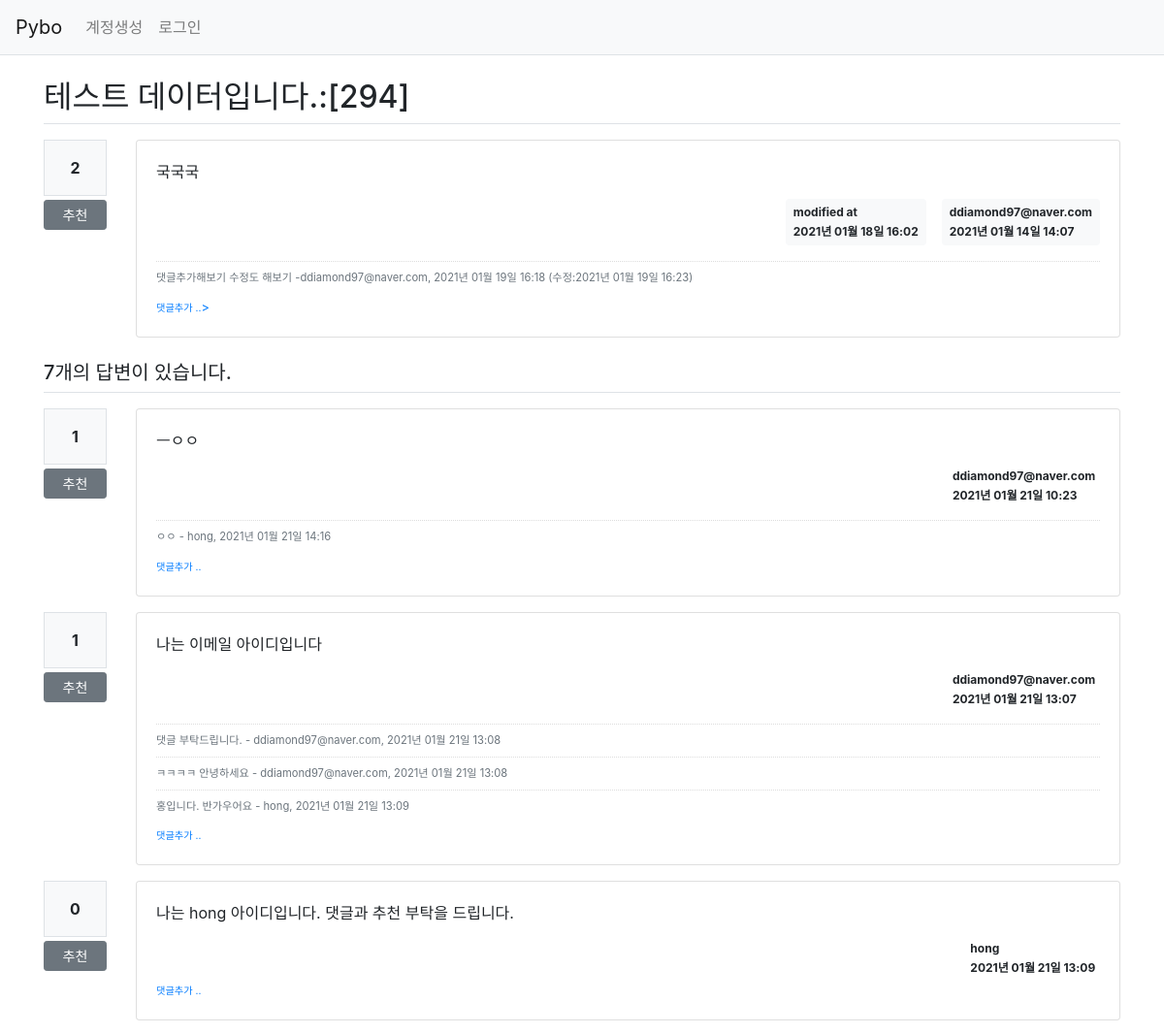
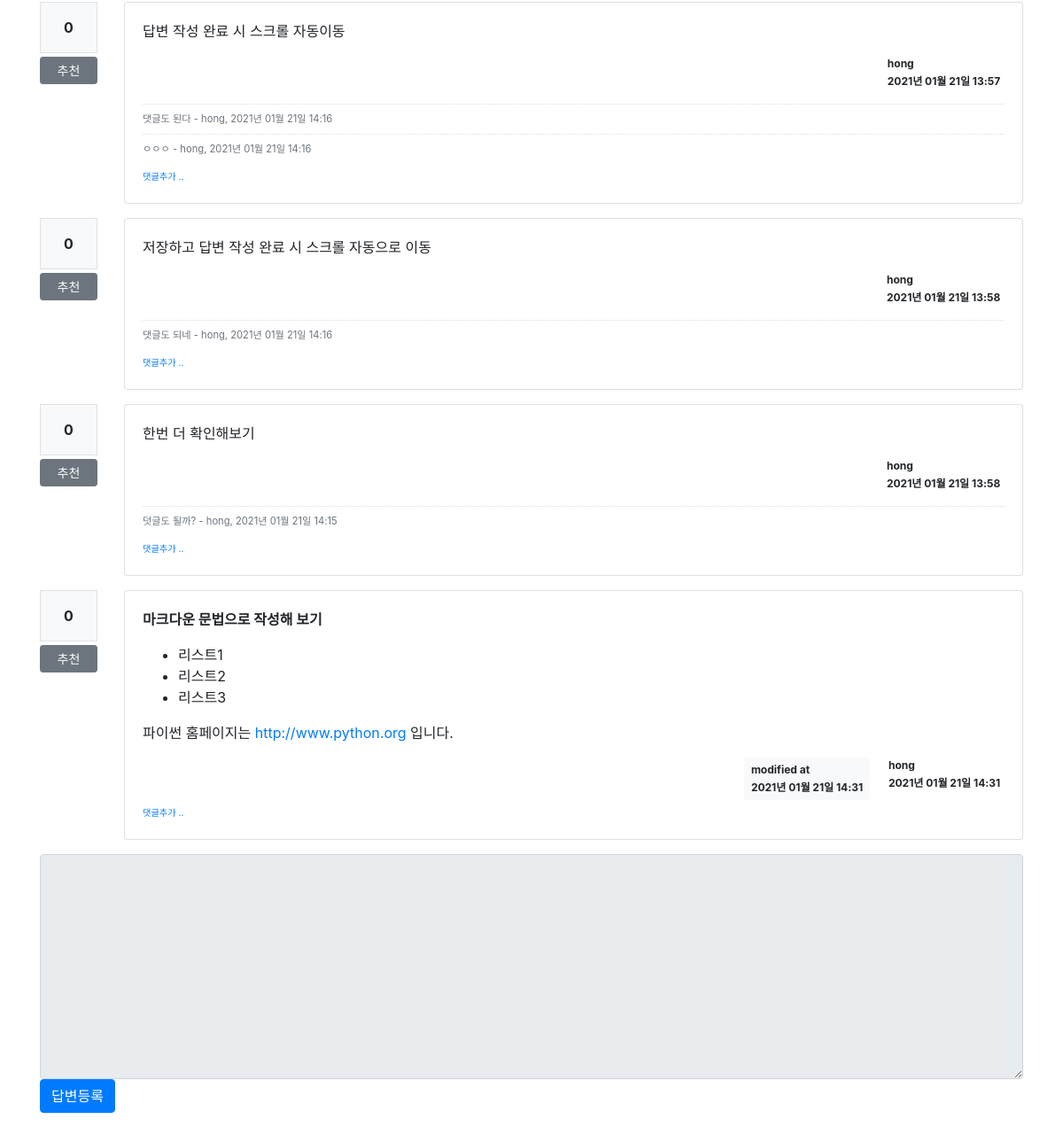
Screenshot of /question/detail/299/ with the database file from the repository (2 pictures, top to bottom).
### pybo/models.py (models this page shows)
class Question(db.Model):
    id = db.Column(db.Integer, primary_key=True)
    subject = db.Column(db.String(200), nullable=False)
    content = db.Column(db.Text(), nullable=False)
    create_date = db.Column(db.DateTime(), nullable=False)
    user_id = db.Column(db.Integer, db.ForeignKey('user.id', ondelete='CASCADE'), nullable=False)
    user = db.relationship('User', backref=db.backref('question_set'))
    modify_date = db.Column(db.DateTime(), nullable=True)
    voter = db.relationship('User',secondary=question_voter, backref=db.backref('question_voter_set'))

class User(db.Model):
    id = db.Column(db.Integer, primary_key=True)
    username = db.Column(db.String(150), unique=True, nullable=False)
    password = db.Column(db.String(200), nullable=False)
    email = db.Column(db.String(120), unique=True, nullable=False)

class Comment(db.Model):
    id = db.Column(db.Integer, primary_key=True)
    user_id = db.Column(db.Integer, db.ForeignKey('user.id', ondelete='CASCADE'), nullable=False)
    user = db.relationship('User', backref=db.backref('comment_set'))
    content = db.Column(db.Text(),nullable=False)
    create_date = db.Column(db.DateTime(),nullable=False)
    modify_date = db.Column(db.DateTime())
    question_id = db.Column(db.Integer, db.ForeignKey('question.id', ondelete='CASCADE'), nullable=True)
    question = db.relationship('Question', backref=db.backref('comment_set'))
    answer_id = db.Column(db.Integer, db.ForeignKey('answer.id', ondelete='CASCADE'), nullable=True)
    answer = db.relationship('Answer', backref=db.backref('comment_set'))

class Answer(db.Model):
    id = db.Column(db.Integer, primary_key=True)
    question_id = db.Column(db.Integer, db.ForeignKey('question.id', ondelete='CASCADE'))
    question = db.relationship('Question', backref=db.backref('answer_set', ))
    content = db.Column(db.Text(), nullable=False)
    create_date = db.Column(db.DateTime(), nullable=False)
    user_id = db.Column(db.Integer,db.ForeignKey('user.id',ondelete='CASCADE'),nullable=False)
    user = db.relationship('User',backref=db.backref('answer_set'))
    modify_date = db.Column(db.DateTime(), nullable=True)
    voter = db.relationship('User',secondary=answer_voter,backref=db.backref('answer_voter_set'))

### pybo/views/question_views.py (the view)
@bp.route('/detail/<int:question_id>/')
def detail(question_id):
    form = AnswerForm()
    question = Question.query.get_or_404(question_id)
    return render_template('question/question_detail.html', question=question, form=form)

### pybo/forms.py
class AnswerForm(FlaskForm):
    content = TextAreaField('내용', validators=[DataRequired('내용은 필수입력 항목입니다.')])

### pybo/filter.py (called while the page is built)
def format_datetime(value, fmt='%Y년 %m월 %d일 %H:%M'):
    return value.strftime(fmt)

### pybo/views/auth_views.py (called while the page is built)
@bp.before_app_request
def load_logged_in_user():
    user_id = session.get('user_id')
    if user_id is None:
        g.user = None
    else:
        g.user = User.query.get(user_id)

### pybo/templates/question/question_detail.html (shortened to what this page needs)
{% extends 'base.html' %}
{% block content %}
<div class = "container my-3">
    <h2 class="border-bottom py-2">{{ question.subject }}</h2>
    <div class="row my-3">
        <div class="col-1">
            <div class="bg-light text-center p-3 border font-weight-bolder mb-1">{{question.voter|length}}</div>
            <a href="#" data-uri="{{url_for('vote.question', question_id=question.id)}}"
            class="recommend btn btn-sm btn-secondary btn-block my-1">추천</a>
        </div>
        <div class="col-11">
            <div class="card">
                <div class="card-body">
                    <div class ="card-text">{{question.content|markdown}}</div>
                    <div class="d-flex justify-content-end">
                        {% if question.modify_date %}
                        <div class="badge badge-light p-2 text-left mx-3">
                            <div class="mb-2">modified at</div>
                            <div>{{question.modify_date|datetime}}</div>
                        </div>
                        {% endif %}
                        <div class="badge badge-light p-2 text-left">
                            <div class="mb-2">{{question.user.username}}</div>
                            <div>{{question.create_date | datetime}}</div>
                        </div>
                    </div>
                    {% if question.comment_set|length>0 %}
                    <div class="mt-3">
                    {% for comment in question.comment_set %}
                        <div class="comment py-2 text-muted">
                            <span style="white-space: pre-line;">{{ comment.content }}</span>
                            <span>
                                -{{ comment.user.username }}, {{ comment.create_date|datetime}}
                                {% if comment.modify_date %}
                                (수정:{{ comment.modify_date|datetime }})
                                {% endif %}
                            </span>
                        </div>
                    {% endfor %}
                    </div>
                    {% endif %}
                    <div>
                        <a href="{{ url_for('comment.create_question',
                        question_id=question.id) }}" class="small"><small>댓글추가 ..</small>></a>
                    </div>
                </div>
            </div>
        </div>
    </div>
    <h5 class ="border-bottom my-3 py-2">{{question.answer_set|length}}개의 답변이 있습니다.</h5>
    {% for answer in question.answer_set %}
   <div class="row my-3">
       <div class="col-1">
           <div class = "bg-light text-center p-3 border font-weight-bolder mb-1">{{answer.voter|length}}</div>
           <a href="#" data-uri="{{ url_for('vote.answer', answer_id=answer.id) }}"
           class="recommend btn btn-sm btn-secondary btn-block my-1">추천</a>
       </div>
        <div class="col-11">
            <div class ="card">
                <div class="card-body">
                    <div class="card-text">{{answer.content|markdown}}</div>
                    <div class="d-flex justify-content-end">
                        {% if answer.modify_date %}
                        <div class="badge badge-light p-2 text-left mx-3">
                            <div class="mb-2">modified at</div>
                            <div>{{answer.modify_date|datetime}}</div>
                        </div>
                        {% endif %}
                        <div class ="badge badge-lightp-2 text-left">
                            <div class="mb-2">{{answer.user.username}}</div>
                            <div>{{answer.create_date|datetime}}</div>
                        </div>
                    </div>
                    {% if answer.comment_set|length > 0 %}
                    <div class="mt-3">
                    {% for comment in answer.comment_set %}
                        <div class="comment py-2 text-muted">
                            <span style="white-space: pre-line;">{{ comment.content }}</span>
                            <span>
                                - {{comment.user.username}}, {{comment.create_date|datetime}}
                            </span>
                        </div>
                    {% endfor %}
                    </div>
                    {% endif %}
                    <div>
                        <a href="{{url_for('comment.create_answer', answer_id=answer.id)}}"
                        class="small"><small>댓글추가 ..</small></a>
                    </div>
                </div>
            </div>
        </div>
    </div>
    {% endfor %}
    <form action="{{url_for('answer.create',question_id=question.id)}}"
          method="post" class="my-3">
        <div class ="form=group">
            <textarea {% if not g.user%}disabled{% endif %} name="content" id="content" class="form-control" rows="10"></textarea>
        </div>
        <input type="submit" value="답변등록" class="btn btn-primary">
    </form>
</div>
{% endblock %}

### pybo/static/style.css (style rules this page uses)
.comment { border-top:dotted 1px #ddd; font-size:0.7em; }

### rows the page displays
Question: subject "테스트 데이터입니다.:[294]", content "국국국", modify_date "2021년 01월 18일 16:02", create_date "2021년 01월 14일 14:07"
User: user.username "ddiamond97@naver.com"
Comment: content "댓글추가해보기 수정도 해보기", user.username "ddiamond97@naver.com", create_date "2021년 01월 19일 16:18", modify_date "2021년 01월 19일 16:23"
Answer: voter|length "1", content "ㅡㅇㅇ", user.username "ddiamond97@naver.com", create_date "2021년 01월 21일 10:23"
Comment: content "ㅇㅇ", user.username "hong", create_date "2021년 01월 21일 14:16"
Answer: voter|length "1", content "나는 이메일 아이디입니다", user.username "ddiamond97@naver.com", create_date "2021년 01월 21일 13:07"
Comment: content "댓글 부탁드립니다.", user.username "ddiamond97@naver.com", create_date "2021년 01월 21일 13:08"
Comment: content "ㅋㅋㅋㅋ 안녕하세요", user.username "ddiamond97@naver.com", create_date "2021년 01월 21일 13:08"
Comment: content "홍입니다. 반가우어요", user.username "hong", create_date "2021년 01월 21일 13:09"
Answer: voter|length "0", content "나는 hong 아이디입니다. 댓글과 추천 부탁을 드립니다.", user.username "hong", create_date "2021년 01월 21일 13:09"
Answer: voter|length "0", content "답변 작성 완료 시 스크롤 자동이동", user.username "hong", create_date "2021년 01월 21일 13:57"
Comment: content "댓글도 된다", user.username "hong", create_date "2021년 01월 21일 14:16"
Comment: content "ㅇㅇㅇ", user.username "hong", create_date "2021년 01월 21일 14:16"
Answer: voter|length "0", content "저장하고 답변 작성 완료 시 스크롤 자동으로 이동", user.username "hong", create_date "2021년 01월 21일 13:58"
Comment: content "댓글도 되네", user.username "hong", create_date "2021년 01월 21일 14:16"
Answer: voter|length "0", content "한번 더 확인해보기", user.username "hong", create_date "2021년 01월 21일 13:58"
Comment: content "덧글도 될까?", user.username "hong", create_date "2021년 01월 21일 14:15"
Answer: voter|length "0", content "마크다운 문법으로 작성해 보기 리스트1 리스트2 리스트3 파이썬 홈페이지는 http://www.python.org 입니다.", modify_date "2021년 01월 21일 14:31", user.username "hong", create_date "2021년 01월 21일 14:31"

### other values shown
{{ question.voter|length }} "2"
{{ question.answer_set|length }} "7"
